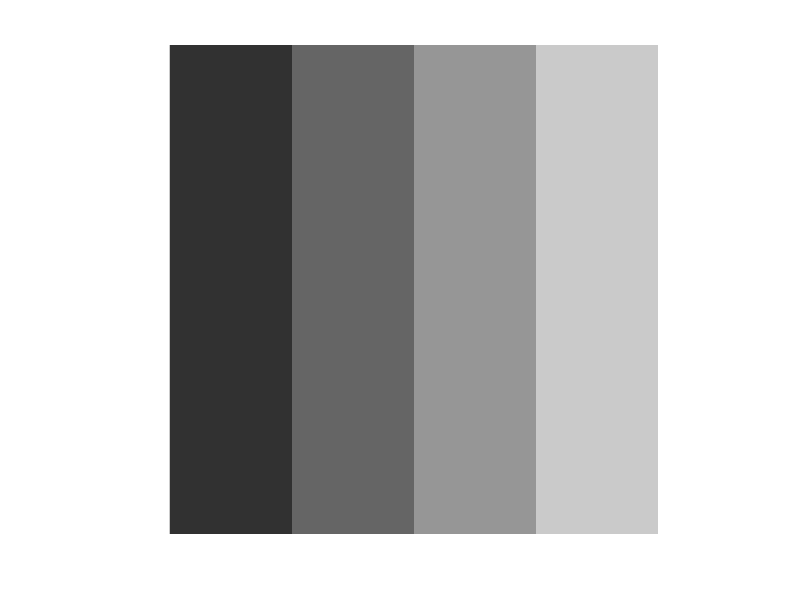

The MATLAB script that drew this image:
function arr = Array()
arr=zeros(256,256);
for i=1:256,
    for j=1:64,
        arr(i,j)=50;
    end
    for j=65:128,
        arr(i,j)=100;
    end
    for j=129:192,
        arr(i,j)=150;
    end
    for j=193:256,
        arr(i,j)=200;
    end
end
imshow(uint8(arr))
end

